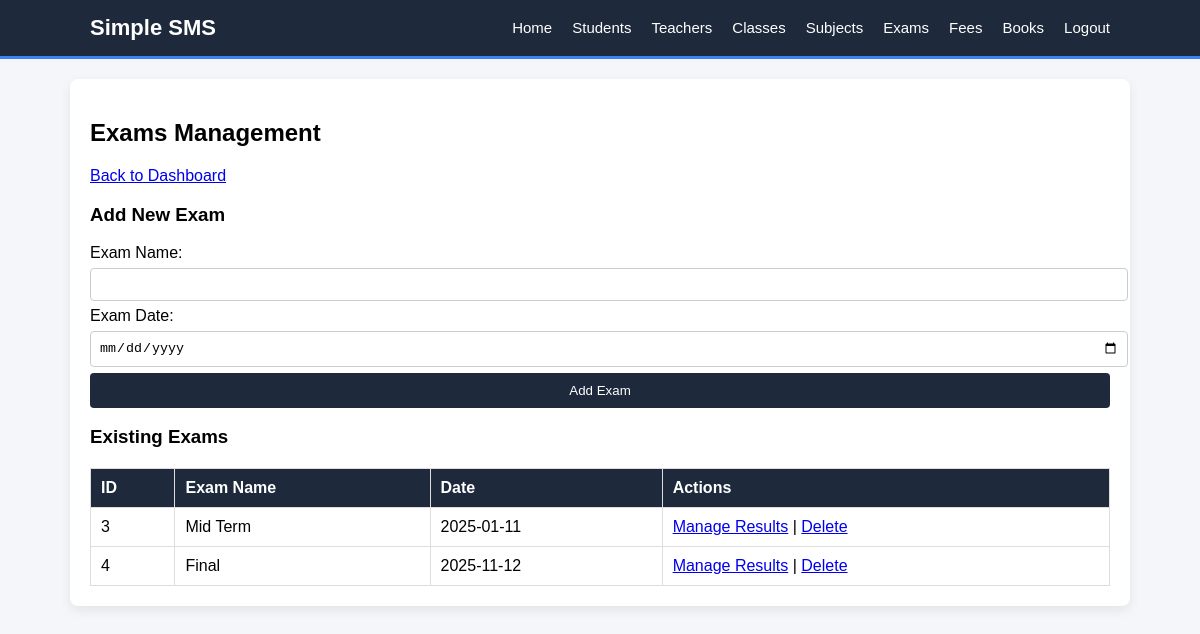
Page /exams.php (signed in) on the committed database.
### tables this page shows
CREATE TABLE `exams` (
  `exam_id` int NOT NULL AUTO_INCREMENT,
  `exam_name` varchar(100) DEFAULT NULL,
  `exam_date` date DEFAULT NULL,
  PRIMARY KEY (`exam_id`)
);

### exams.php (the view, shortened to what this page needs)
<?php
include 'db.php';
include 'header.php';
?>
<h2>Exams Management</h2>
<a href="index.php">Back to Dashboard</a>
<h3>Add New Exam</h3>
<form method="post" action="">
    <label>Exam Name:</label>
    <input type="text" name="exam_name" required>
    <label>Exam Date:</label>
    <input type="date" name="exam_date" required>
    <button type="submit">Add Exam</button>
</form>
<h3>Existing Exams</h3>
<table>
    <tr>
        <th>ID</th>
        <th>Exam Name</th>
        <th>Date</th>
        <th>Actions</th>
    </tr>
    <?php
    $sql = "SELECT * FROM exams";
    $result = $conn->query($sql);
    if ($result->num_rows > 0) {
        while($row = $result->fetch_assoc()) {
            echo "<tr>
                    <td>".$row['exam_id']."</td>
                    <td>".$row['exam_name']."</td>
                    <td>".$row['exam_date']."</td>
                    <td>
                        <a href='results.php?exam_id=".$row['exam_id']."'>Manage Results</a> |
                        <a href='exams.php?delete=".$row['exam_id']."' onclick='return confirm(\"Are you sure?\")'>Delete</a>
                    </td>
                  </tr>";
        }
    } else {
        echo "<tr><td colspan='4'>No exams found</td></tr>";
    }
    ?>
</table>
<?php include 'footer.php'; ?>

### header.php (shortened to what this page needs)
<!DOCTYPE html>
<html>
<head>
    <link rel="stylesheet" type="text/css" href="style.css">
</head>
<body>
    <header>
        <div class="container">
            <div id="branding">
                <h1>Simple SMS</h1>
            </div>
            <nav>
                <ul>
                    <li><a href="index.php">Home</a></li>
                    <?php if (isset($_SESSION['role']) && in_array($_SESSION['role'], ['Admin', 'Teacher'])): ?>
                        <li><a href="students.php">Students</a></li>
                        <li><a href="teachers.php">Teachers</a></li>
                        <li><a href="classes.php">Classes</a></li>
                        <li><a href="subjects.php">Subjects</a></li>
                        <li><a href="exams.php">Exams</a></li>
                        <li><a href="fees.php">Fees</a></li>
                    <?php endif; ?>
                    <li><a href="books.php">Books</a></li>
                    <li><a href="logout.php">Logout</a></li>
                </ul>
            </nav>
        </div>
    </header>
    <div class="container">

### footer.php
    </div>
</body>
</html>

### style.css (style rules this page uses)
body { font-family: Arial, sans-serif; background-color: #f4f6f9; margin: 0; padding: 0; }
.container { width: 85%; margin: auto; overflow: hidden; padding: 20px; background: white; margin-top: 20px; box-shadow: 0 4px 12px rgba(0,0,0,0.08); border-radius: 8px; }
header { background: #1e293b; color: #fff; padding: 15px 0; border-bottom: 3px solid #3b82f6; }
header .container { display: flex; justify-content: space-between; align-items: center; background: transparent; box-shadow: none; margin-top: 0; padding: 0 20px; }
header #branding h1 { margin: 0; font-size: 22px; }
header nav ul { list-style: none; display: flex; margin: 0; padding: 0; }
header nav li { margin-left: 20px; }
header a { color: #fff; text-decoration: none; font-size: 15px; font-weight: 500; transition: 0.3s; }
table { width: 100%; border-collapse: collapse; margin-top: 20px; }
table, th, td { border: 1px solid #ddd; }
th, td { padding: 10px; text-align: left; }
th { background-color: #1e293b; color: white; }
input[type="text"], input[type="password"], input[type="number"], input[type="date"], select { width: 100%; padding: 8px; margin: 6px 0; border: 1px solid #ccc; border-radius: 4px; }
button { background-color: #1e293b; color: white; padding: 10px; border: none; cursor: pointer; width: 100%; border-radius: 4px; transition: 0.3s; }

### rows in the picture
exams: exam_id "3", exam_name "Mid Term", exam_date "2025-01-11"
exams: exam_id "4", exam_name "Final", exam_date "2025-11-12"
